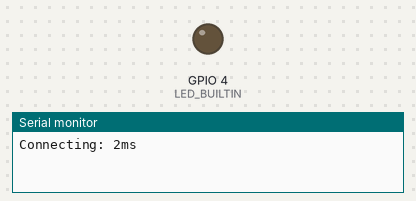
A sketch run on a simulated ESP32. Shown: output pins drawn as LEDs (lit = HIGH), the last lines printed to the serial monitor. WiFi joins after 1.5 s; servers stay silent unless stated; uploads are accepted with an empty reply; the camera gives no picture. At 67.2 s the program puts the board to deep sleep or switches it off; the recording ends there.

Above: at 0.1 s.
At 31.9 s:
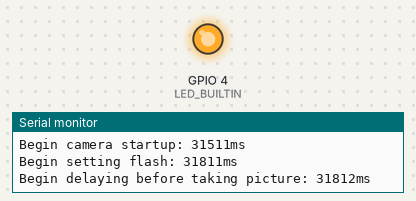
Timing chart, 0 to 38.4 s (numbered marks = the images above):
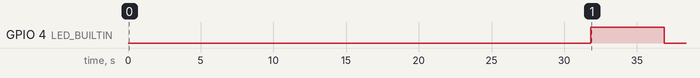

Measured:
- by itself, GPIO 4 (LED_BUILTIN): LOW → HIGH at 31.8 s, → LOW 5.1 s later

The sketch:

powerbucket-arduino.ino
```cpp
#include <WiFi.h>
#include <HTTPClient.h>
#include <string.h>
//camera stuff:
#include <Arduino.h>
#include "soc/soc.h"
#include "soc/rtc_cntl_reg.h"
#include "driver/rtc_io.h"
#include "esp_camera.h"
#define uS_TO_S_FACTOR 1000000ULL  /* Conversion factor for micro seconds to seconds */
#define TIME_TO_SLEEP  60         /* Time ESP32 will go to sleep (in seconds) */
#define LED_BUILTIN 4

/* Tony's House
const char* ssid     = "Masterskaya-2.4";
const char* password = "KafeAnastasiia";
*/

/* Tony's Phone
const char* ssid     = "T-Money S6";
const char* password = "tmoney16";
*/

/* Joe's House  */
const char* ssid      = "Fios-9G8kR2.4";
const char* password  = "draw22ink266mow";


/* Forrest
const char* ssid = "GeorgetteForrest";
const char* password = "Steggers";
*/

//Your Domain name with URL path or IP address with path
//String serverName = "http://127.0.0.1:8000/accounts/login/";
String serverName="powerbucket-test.herokuapp.com"; //"http://127.0.0.1:8000/";
char * userName   = "173sh-arduino";
char * userPass   = "173sh-arduino";
const char * headerkeys[] = {"Set-Cookie"};
size_t headerkeyssize = 1; //sizeof(headerkeys) / sizeof(char*);

// CAMERA_MODEL_AI_THINKER
#define PWDN_GPIO_NUM     32
#define RESET_GPIO_NUM    -1
#define XCLK_GPIO_NUM      0
#define SIOD_GPIO_NUM     26
#define SIOC_GPIO_NUM     27
#define Y9_GPIO_NUM       35
#define Y8_GPIO_NUM       34
#define Y7_GPIO_NUM       39
#define Y6_GPIO_NUM       36
#define Y5_GPIO_NUM       21
#define Y4_GPIO_NUM       19
#define Y3_GPIO_NUM       18
#define Y2_GPIO_NUM        5
#define VSYNC_GPIO_NUM    25
#define HREF_GPIO_NUM     23
#define PCLK_GPIO_NUM     22

void startCameraServer();
RTC_DATA_ATTR int bootCount = 0; // deep sleep saved state

void setup() {


  // baud rate
  Serial.begin(115200);
  pinMode (LED_BUILTIN, OUTPUT);//Specify that LED pin is output

  unsigned long start_time=millis();
  // tutorial disables brownout detection
  //WRITE_PERI_REG(RTC_CNTL_BROWN_OUT_REG, 0);
  WiFi.begin(ssid, password);
  Serial.println("Connecting: "+String(millis()-start_time)+"ms");
  while (WiFi.status() != WL_CONNECTED) {
    delay(500);
    Serial.print(".");
  }
  Serial.println("");
  Serial.print("Connected to WiFi network with IP Address: ");
  Serial.println(WiFi.localIP());


  // Check boot Deep Sleep saved state
  if (bootCount == 0) {
    Serial.println("First Start, bootCount = 0");
    //startCameraServer();

    Serial.print("Camera Ready! Use 'http://");
    Serial.print(WiFi.localIP());
    Serial.println("' to connect");

    Serial.println("Starting webserver delay");
    delay(30000);
    Serial.println("Finishing webserver delay");
  }
  else {
    Serial.println("Waking up, bootCount != 0");
  }

  //Camera setup
  camera_config_t config;
  config.ledc_channel = LEDC_CHANNEL_0;
  config.ledc_timer = LEDC_TIMER_0;
  config.pin_d0 = Y2_GPIO_NUM;
  config.pin_d1 = Y3_GPIO_NUM;
  config.pin_d2 = Y4_GPIO_NUM;
  config.pin_d3 = Y5_GPIO_NUM;
  config.pin_d4 = Y6_GPIO_NUM;
  config.pin_d5 = Y7_GPIO_NUM;
  config.pin_d6 = Y8_GPIO_NUM;
  config.pin_d7 = Y9_GPIO_NUM;
  config.pin_xclk = XCLK_GPIO_NUM;
  config.pin_pclk = PCLK_GPIO_NUM;
  config.pin_vsync = VSYNC_GPIO_NUM;
  config.pin_href = HREF_GPIO_NUM;
  config.pin_sscb_sda = SIOD_GPIO_NUM;
  config.pin_sscb_scl = SIOC_GPIO_NUM;
  config.pin_pwdn = PWDN_GPIO_NUM;
  config.pin_reset = RESET_GPIO_NUM;
  config.xclk_freq_hz = 20000000;
  config.pixel_format = PIXFORMAT_JPEG;

  // init with high specs to pre-allocate larger buffers
  if(psramFound()){
    config.frame_size = FRAMESIZE_SVGA;
    config.jpeg_quality = 10;  //0-63 lower number means higher quality
    config.fb_count = 2;
  } else {
    config.frame_size = FRAMESIZE_CIF;
    config.jpeg_quality = 12;  //0-63 lower number means higher quality
    config.fb_count = 1;
  }


  Serial.println("Begin camera startup: "+String(millis()-start_time)+"ms");
  // camera init
  esp_err_t err = esp_camera_init(&config);
  if (err != ESP_OK) {
    Serial.printf("Camera init failed with error 0x%x", err);
    delay(1000);
    ESP.restart();
  }
  camera_fb_t * fb = NULL;
  Serial.println("Begin setting flash: "+String(millis()-start_time)+"ms");

  // prepare flash
  rtc_gpio_hold_dis(GPIO_NUM_4);
  digitalWrite(LED_BUILTIN, HIGH);
  // take picture
  Serial.println("Begin delaying before taking picture: "+String(millis()-start_time)+"ms");
  delay(5000);
  Serial.println("Begin taking picture: "+String(millis()-start_time)+"ms");
  fb = esp_camera_fb_get();
  // turn off flash
  Serial.println("Begin turning off flash: "+String(millis()-start_time)+"ms");
  digitalWrite(LED_BUILTIN, LOW);
  rtc_gpio_hold_en(GPIO_NUM_4);
  if(!fb) {
    Serial.println("Camera capture failed");
    delay(1000);
    ESP.restart();
  }


  /* After webserver, run Power Bucket script */

/*
  Serial.println("Begin camera startup: "+String(millis()-start_time)+"ms");
  // camera init
  esp_err_t err = esp_camera_init(&config);
  if (err != ESP_OK) {
    Serial.printf("Camera init failed with error 0x%x", err);
    delay(1000);
    ESP.restart();
  }
  camera_fb_t * fb = NULL;
  Serial.println("Begin setting flash: "+String(millis()-start_time)+"ms");

  // prepare flash
  rtc_gpio_hold_dis(GPIO_NUM_4);
  digitalWrite(LED_BUILTIN, HIGH);
  // take picture
  Serial.println("Begin delaying before taking picture: "+String(millis()-start_time)+"ms");
  delay(5000);
  Serial.println("Begin taking picture: "+String(millis()-start_time)+"ms");
  fb = esp_camera_fb_get();
  // turn off flash
  Serial.println("Begin turning off flash: "+String(millis()-start_time)+"ms");
  digitalWrite(LED_BUILTIN, LOW);
  rtc_gpio_hold_en(GPIO_NUM_4);
  if(!fb) {
    Serial.println("Camera capture failed");
    delay(1000);
    ESP.restart();
  }
  */

  const int serverPort=80;
  // make and send the message to post the pic to the website
  WiFiClient client;
  if (client.connect(serverName.c_str(), serverPort)) {
    Serial.println("Connected to website: "+String(millis()-start_time)+"ms");
    client.println("GET /accounts/login/ HTTP/1.1");
    client.println("Host: " + serverName);
    client.println("Accept: */*");
    client.println("Referer: http://powerbucket-test.herokuapp.com/accounts/login/");
    client.println();
    // for debugging - get the website response
    int timoutTimer = 10000;
    long startTimer = millis();
    String getBody;

    while ((startTimer + timoutTimer) > millis()) {
      //Serial.print(".");
      delay(100);
      while (client.available()) {
        char c = client.read();
        getBody+=String(c);
      }
    }
    //Serial.println(getBody);
    // this call extracts the csrf token from the Set-Cookie header
    String delimiter = "csrftoken=";
    int token_start = getBody.indexOf(delimiter) + delimiter.length();//+length(delimiter);
    int token_end = getBody.indexOf(";",token_start);
    String csrftoken = getBody.substring(token_start,token_end);
    //Serial.println("Cookie: "+csrftoken);
    Serial.println();
    Serial.println("Extracted csrf token: "+String(millis()-start_time)+"ms");

    String postData="csrfmiddlewaretoken="+csrftoken+"&username="+userName+"&password="+userPass;
    client.println("POST /accounts/login/ HTTP/1.1");
    client.println("Host: " + serverName);
    client.println("Accept: */*");
    client.println("Referer: http://powerbucket-test.herokuapp.com/accounts/login/");
    client.println("Cookie: csrftoken="+csrftoken);
    client.println("Content-Length: "+String(postData.length()));
    client.println("Content-Type: application/x-www-form-urlencoded");
    client.println();
    client.println(postData);
    client.println();

    // for debugging - get the website response
    startTimer = millis();
    getBody="";

    while ((startTimer + timoutTimer) > millis()) {
      Serial.print(".");
      delay(100);
      while (client.available()) {
        char c = client.read();
        getBody+=String(c);
      }
    }
    //Serial.println(getBody);
    // this first call extracts "csrftoken"
    // this call extracts the csrf token from the Set-Cookie header
    delimiter = "sessionid=";
    token_start = getBody.indexOf(delimiter) + delimiter.length();//+length(delimiter);
    token_end = getBody.indexOf(";",token_start);
    String sessionid = getBody.substring(token_start,token_end);
    //Serial.println("Session id: "+sessionid);
    Serial.println();
    Serial.println("Logged in and extracted session id: "+String(millis()-start_time)+"ms");

    // write submission
    // this can be anything you want - just a boundary for sending the message
    String boundary="PowerBucket";
    Serial.println();
    Serial.println("csrftoken: "+csrftoken);
    String csrf_head="--"+boundary+"\r\nContent-Disposition: form-data; name=\"csrfmiddlewaretoken\"\r\n\r\n"+csrftoken+"\r\n";
    // hack: if the time is before the beginning of the year 2000, website sets the time for you to be now
    String time_head="--"+boundary+"\r\nContent-Disposition: form-data; name=\"time\"\r\n\r\n1999-01-01 00:00:00\r\n";
    String firstNum_head="--"+boundary+"\r\nContent-Disposition: form-data; name=\"firstNum\"\r\n\r\n"+String(1)+"\r\n";
    String secondNum_head="--"+boundary+"\r\nContent-Disposition: form-data; name=\"secondNum\"\r\n\r\n"+String(1)+"\r\n";
    String thirdNum_head="--"+boundary+"\r\nContent-Disposition: form-data; name=\"thirdNum\"\r\n\r\n"+String(1)+"\r\n";
    String fourthNum_head="--"+boundary+"\r\nContent-Disposition: form-data; name=\"fourthNum\"\r\n\r\n"+String(1)+"\r\n";
    String fifthNum_head="--"+boundary+"\r\nContent-Disposition: form-data; name=\"fifthNum\"\r\n\r\n"+String(1)+"\r\n";
    String pic_head="--"+boundary+"\r\nContent-Disposition: form-data; name=\"picture\"; filename=\"esp32-cam.jpg\"\r\nContent-Type: image/jpeg\r\n\r\n";
    String pic_tail="\r\n--"+boundary+"--\r\n";

    //String head=csrf_head+pic_head;
    String head=csrf_head+time_head+firstNum_head+secondNum_head+thirdNum_head+fourthNum_head+fifthNum_head+pic_head;
    String tail=pic_tail;

    Serial.println("Done prepping POST data: "+String(millis()-start_time)+"ms");

    uint32_t imageLen = fb->len;
    uint8_t *fbBuf = fb->buf;
    size_t fbLen = fb->len;
    uint32_t totallen=head.length()+imageLen+tail.length();

    client.println("POST /readings/submission/ HTTP/1.1");
    client.println("Host: " + serverName);
    client.println("Referer: http://powerbucket-test.herokuapp.com/accounts/login/");
    client.println("Cookie: csrftoken=" + csrftoken + "; sessionid=" + sessionid);
    client.println("Content-Length: "+String(totallen));
    client.println("Content-Type: multipart/form-data; boundary="+boundary);
    client.println();
    client.print(head);
    for (size_t n=0; n<fbLen; n=n+1024) {
      if (n+1024 < fbLen) {
        client.write(fbBuf, 1024);
        fbBuf += 1024;
      }
      else if (fbLen%1024>0) {
        size_t remainder = fbLen%1024;
        client.write(fbBuf, remainder);
      }
    }
    client.print(tail);

    startTimer = millis();
    getBody="";

    while ((startTimer + timoutTimer) > millis()) {
      Serial.print(".");
      delay(100);
      while (client.available()) {
        char c = client.read();
        getBody+=String(c);
      }
    }
    Serial.println(getBody);

    Serial.println("Posted reading submission to website: "+String(millis()-start_time)+"ms");
    esp_camera_fb_return(fb);
  }

  esp_sleep_enable_timer_wakeup(TIME_TO_SLEEP * uS_TO_S_FACTOR);

  Serial.println("trying to deep sleep");
  bootCount = 1;
  esp_deep_sleep_start();
}

void loop() {

}
```
